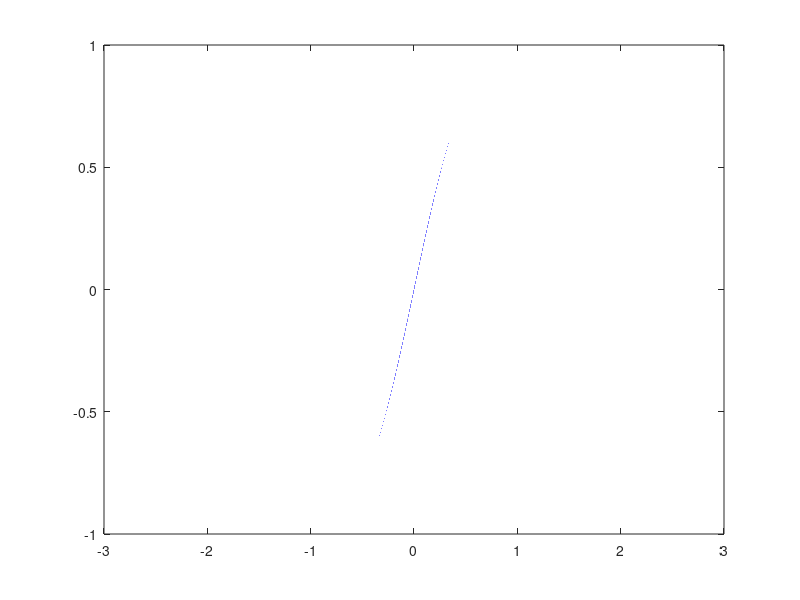

This chart was generated by the following MATLAB code:
close all;
a=-3;
b=3;
itr=1000000;
dt=(b-a)/itr;
func=zeros(itr,1);
t=zeros(itr,1);
for i=1:itr
    func(i)=(exp(-(a+(i-1)*dt)^2))*(2*(a+(i-1)*dt));      % PLOT OF DIFFERENTIATION OF THE FUCNTION
    t(i)=a+(i-1)*dt;
end
plot(t,func)
